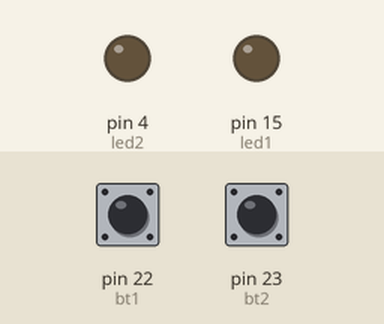
This program was run on a simulated Arduino Mega 2560, built with avr-gcc and run on an emulated ATmega2560. On the bench: output pins drawn as LEDs (lit = HIGH). The test bench sets the inputs (shaded band); at power-on: pin 22 (bt1) HIGH, pin 23 (bt2) HIGH.

Above: at 1.2 s.
1.3 s: pin 22 (bt1) pulled LOW for 0.15 s
At 1.37 s:
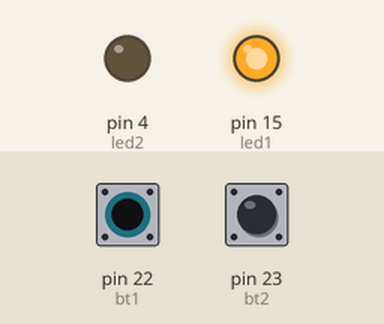
2.9 s: pin 23 (bt2) pulled LOW for 0.15 s
At 2.97 s:
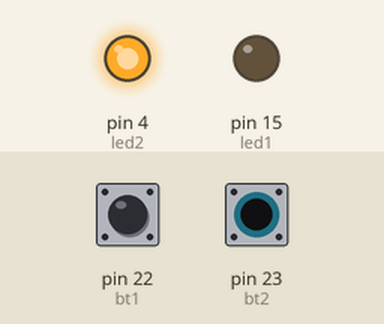
4.5 s: pin 23 (bt2) pulled LOW for 3.2 s
At 8.7 s:
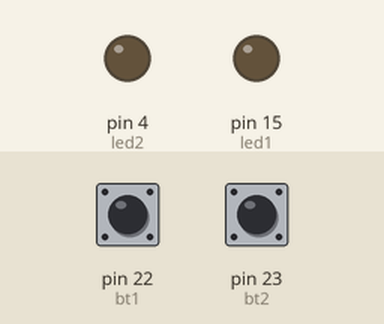
9.2 s: pin 22 (bt1) pulled LOW for 3.2 s
At 9.8 s:
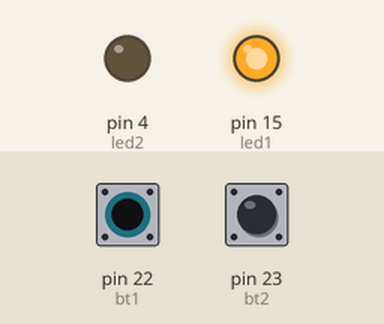
13.9 s: pin 22 (bt1) driven LOW and pin 23 (bt2) driven LOW
At 14.6 s:
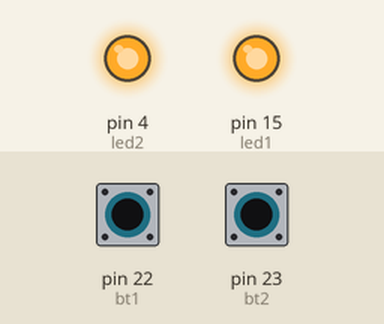
Timing chart, 0 to 16.4 s (numbered marks = the images above; inputs shaded):
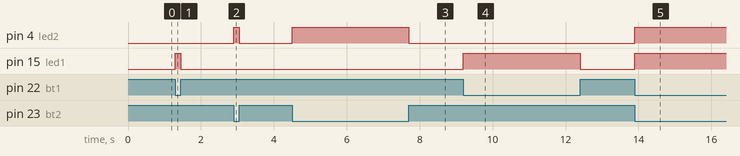

Measured:
- after the input at 1.3 s, pin 15 (led1): LOW → HIGH at once, → LOW 0.15 s later
- after the input at 2.9 s, pin 4 (led2): LOW → HIGH at once, → LOW 0.15 s later
- after the input at 4.5 s, pin 4 (led2): LOW → HIGH at once, → LOW 3.2 s later
- after the input at 9.2 s, pin 15 (led1): LOW → HIGH at once, → LOW 3.2 s later
- after the input at 13.9 s, pin 4 (led2), pin 15 (led1): LOW → HIGH at once

The program:

main.cpp
```cpp
/*-----------------Bibliotecas----------------*/
#include <Arduino.h>
#include "le_botoes_class.hpp"

/*------------Mapeamento de Hardware----------*/
#define bt1  22
#define bt2  23
#define led1 15
#define led2 4


/*------Declaração da Classe de biblioteca----*/
/*Aqui vamos declarar a classe da nossa biblioteca,
ao chamar o contrutor da classe precisamos de enviá-lo
dois parâmetros.
O primeiro parâmetro representa o nível lógico alto dos
botôes. Se estivermos usando resistores de pull-up, isso
significa que quando o botão for pressionado, vamos enviar
nível lógico 0 à entrada do ESP. então devemos enviar o
parâmetro 0(0 é o nível lógico alto do botão).
Se estivermos usando resistores de pul-down, devemos enviar
1.
O segundo parâmetro é o tempo de amortecimento do ruído do
botão. é recomendado um valor entre 120 e 150 ms
*/
le_botoes_class le_botoes(0,300);


/*------------Inicialização-------------------*/
//inicializamos os 4 GPIOs, lembrando que os botões estão usando
//pull-ups internos do ESP.
void setup() {
  pinMode (bt1,INPUT_PULLUP);
  pinMode (bt2,INPUT_PULLUP);
  pinMode (led1,OUTPUT);
  pinMode (led2,OUTPUT);
}

void loop() {
  //O loop simplesmente verifica o estado dos botões e os escreve nos LEDs.
  digitalWrite(led1,le_botoes.getEstado(bt1));
  digitalWrite(led2,le_botoes.getEstado(bt2));
}
```

le_botoes_class.cpp
```cpp
#include "le_botoes_class.hpp"

le_botoes_class::le_botoes_class(bool _nivel_logico_alto,int _tempo_ms)
    {
        nivel_logico_alto=_nivel_logico_alto;
        tempo_ms=_tempo_ms;
    }
bool le_botoes_class::getEstado(int botao)
{
    //se o botão 1 é pressionado (nivel_lógico_alto == nível lido (digitalRead(botao)) && o contador
    // ja passou o tempo mínimo após a sua liberação
    if ((digitalRead(botao)==nivel_logico_alto)&&((millis()-tempo_atual_botao[botao])>=tempo_ms))
    {
        flag_botao[botao]=true; //setamos a flag e retornamos true.
        return true;
    }
    //se o botão não está pressionado e a flag ainda está ativa
    //limpa a flag, retorna false e inicia o contador
    else if (flag_botao[botao])
    {
        flag_botao[botao]=false;
        tempo_atual_botao[botao]=millis();
        return false;
    }
    else
        return false;
}
```

le_botoes_class.hpp
```cpp
#include "Arduino.h"

#ifndef le_botoes_class_HPP
#define le_botoes_class_HPP

class le_botoes_class{
    private:
        bool nivel_logico_alto;
        int tempo_ms;
        int tempo_atual_botao[30];
        bool flag_botao[30];
    public:
    le_botoes_class(bool _nivel_logico_alto,int _tempo_ms);
    bool getEstado(int botao);
};
#endif 
```
